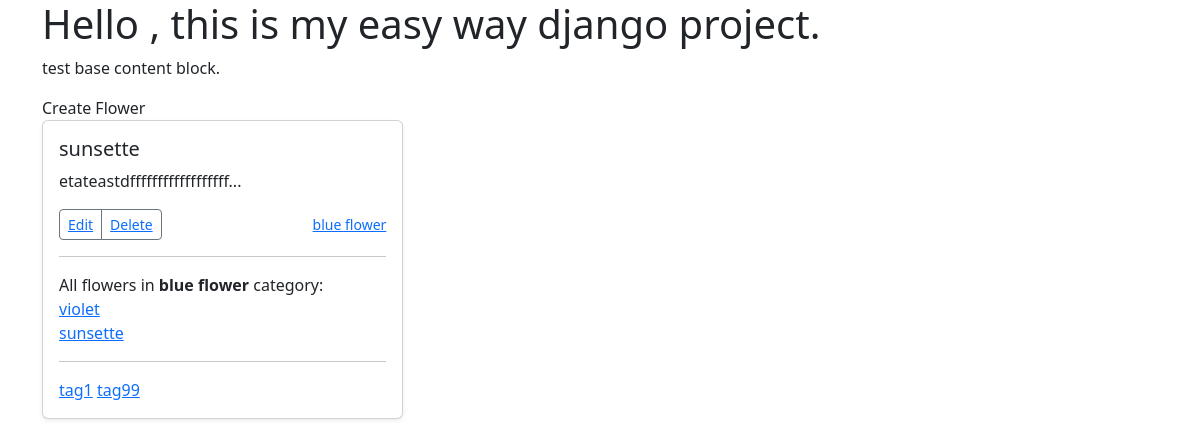
Page /tags/tag1 on the committed database.
### myapp/models.py (models this page shows, shortened)
class Flower(models.Model):
    title = models.CharField(max_length=255, default='')
    description = models.TextField(default='')
    slug = models.SlugField(blank=True, default='')
    category = models.ForeignKey(Category, null=True, on_delete=models.PROTECT)
    tags = models.ManyToManyField(Tag)
    def __str__(self):
        return self.title

class Category(models.Model):
    title = models.CharField(max_length=255, default='')
    def __str__(self):
        return self.title

class Tag(models.Model):
    title = models.CharField(max_length=255, default='')
    slug = models.SlugField(blank=True, default='')
    def __str__(self):
        return self.title

### myapp/views.py (the view)
# urls.py: path('tags/<slug:slug>', myapp_views.tags, name='tags'),
def tags(request, slug=None):
    flowers = Flower.objects.filter(tags__slug=slug)
    return render(request, 'myapp/index.html', {'flowers': flowers})

### myapp/templates/myapp/index.html
{% extends 'base/base.html' %}
{% block content %}
<h1>Hello , this is my easy way django project.</h1>
<p>test base content block.</p>
        <a class="nav-link" href="flower/create/">
            Create Flower
        </a>
<div class="row row-cols-1 row-cols-sm-2 row-cols-md-3 g-3">
    {% for flower in flowers %}
    <div class="col">
        <div class="card shadow-sm">
            <div class="card-body">
                <h5 class="card-title">{{ flower.title }}</h5>
                <p class="card-text">{{ flower.description|truncatechars:30 }}</p>
                <div class="d-flex justify-content-between align-items-center">
                    <div class="btn-group">
                        <button type="button" class="btn btn-sm btn-outline-secondary"><a
                                href="{% url 'detail' flower.slug %}" class="card_link">Edit</a></button>
                        <button type="button" class="btn btn-sm btn-outline-secondary"><a
                                href="adminmyapp/flower/{{ flower.id }}/delete/" class="card_link">Delete</a></button>
                    </div>
                    <small class="text-muted"><a href="#" class="card_link">{{ flower.category }}</a></small>
                </div>
                <hr>
                All flowers in <strong>{{ flower.category }}</strong> category: <br>
                {% for flower_cate in flower.category.flower_set.all %}
                <a href="#" class="card_link">{{ flower_cate }}</a><br>
                {% endfor %}
                <hr>
                {% for tag in flower.tags.all %}
                <a href="{% url 'tags' tag.slug %}" class="card_link">{{ tag }}</a>
                {% endfor %}
            </div>
        </div>
    </div>
    {% endfor %}
</div>
{% endblock %}

### rows in the picture
Flower: title "sunsette", description "etateastdffffffffffffffffff...", category "blue flower"
Flower: title "violet"
Tag: title "tag1"
Tag: title "tag99"
